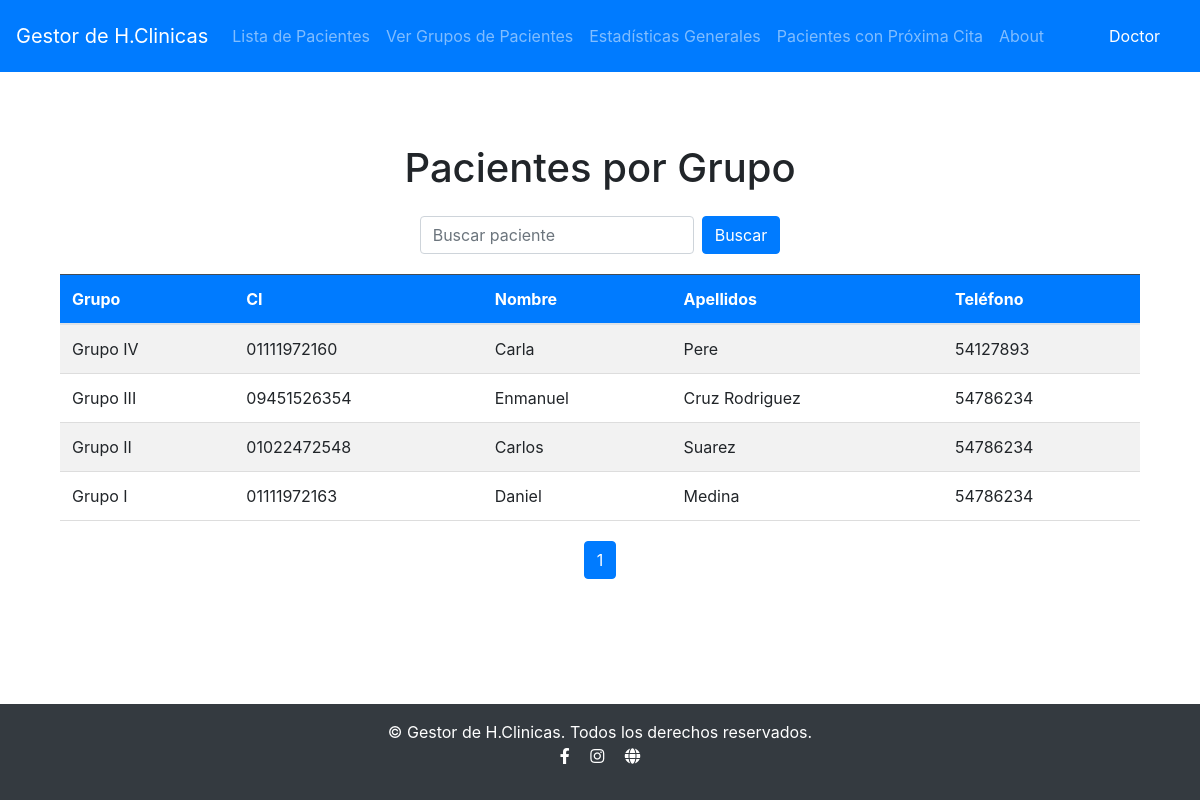
Page /grupos-pacientes/ (signed in) on the committed database.
### Historia/models.py (models this page shows, shortened)
class Grupos(models.Model):
    id = models.IntegerField(primary_key=True)
    grupo = models.CharField(max_length=255)

class Paciente(models.Model):
    ci = models.CharField(primary_key=True, max_length=11)
    nombre = models.CharField(max_length=50)
    apellidos = models.CharField(max_length=50)
    telefono = models.IntegerField(null=True)
    direccion = models.CharField(max_length=50)
    SEXO_CHOICES = (
        ('M', 'Masculino'),
        ('F', 'Femenino'),
    )
    sexo = models.CharField(max_length=1, choices=SEXO_CHOICES)
    RAZA_CHOICES = (
        ('B', 'Blanco'),
        ('N', 'Negro'),
    )
    raza = models.CharField(max_length=1, choices=RAZA_CHOICES)
    edad = models.IntegerField()

### Historia/views/grupos.py (the view)
# urls.py: path('grupos-pacientes/', grupos.grupos_pacientes, name='grupos_pacientes'),
@login_required(login_url="/")
def grupos_pacientes(request):
    pacientes = []
    search_term = request.GET.get('search', '')
    paciente_ultima_fecha_grupo = {}
    fechas_por_paciente = {}
    for fecha in Fecha.objects.all().order_by('-fecha_inicial'):
        if fecha.paciente not in fechas_por_paciente:
            fechas_por_paciente[fecha.paciente] = fecha
    for paciente, fecha in fechas_por_paciente.items():
        try:
            egeneral = fecha.egeneral
            if egeneral:
                try:
                    efaparato = egeneral.efaparato
                    if efaparato:
                        grupo = efaparato.grupos
                        paciente_ultima_fecha_grupo[paciente] = grupo.grupo
                except ObjectDoesNotExist:
                    pass
        except ObjectDoesNotExist:
            pass
    for paciente in paciente_ultima_fecha_grupo.keys():
        grupo = paciente_ultima_fecha_grupo[paciente]
        pacientes.append({
            'grupo': grupo,
            'ci': paciente.ci,
            'nombre': paciente.nombre,
            'apellidos': paciente.apellidos,
            'telefono': paciente.telefono,
        })
    if search_term:
        pacientes = [p for p in pacientes if search_term.lower() in p['nombre'].lower() or search_term.lower() in p['apellidos'].lower()]
    paginator = Paginator(pacientes, 5)  # 5 pacientes por página
    page_number = request.GET.get('page')
    paginated_patients = paginator.get_page(page_number)
    context = {
        'pacientes': paginated_patients,
        'search': search_term,  # Para mantener el valor en el formulario
    }
    return render(request, 'grupos/grupos_pacientes.html', context)

### Historia/templates/grupos/grupos_pacientes.html (shortened to what this page needs)
{% extends 'base.html' %}
{% block content %}
<div class="container-fluid">
    <h1 class="text-center my-4">Pacientes por Grupo</h1>
    <div class="d-flex justify-content-center mb-3">
        <form class="search-form d-flex" method="GET" action="{% url 'grupos_pacientes' %}">
            <input type="text" class="form-control mr-2" name="search" placeholder="Buscar paciente" value="{{ request.GET.search }}" />
            <button type="submit" class="btn btn-primary">Buscar</button>
        </form>
    </div>
    <div class="table-container">
        <table class="table table-striped fixed-table">
            <thead class="table-dark">
                <tr>
                    <th>Grupo</th>
                    <th>CI</th>
                    <th>Nombre</th>
                    <th>Apellidos</th>
                    <th>Teléfono</th>
                </tr>
            </thead>
            <tbody>
                {% for paciente in pacientes %}
                <tr>
                    <td>{{ paciente.grupo }}</td>
                    <td>{{ paciente.ci }}</td>
                    <td>{{ paciente.nombre }}</td>
                    <td>{{ paciente.apellidos }}</td>
                    <td>{{ paciente.telefono }}</td>
                </tr>
                {% empty %}
                <tr>
                    <td colspan="5" class="text-center">No hay pacientes que mostrar.</td>
                </tr>
                {% endfor %}
            </tbody>
        </table>
    </div>
    <nav aria-label="Page navigation">
        <ul class="pagination justify-content-center">
            {% for num in pacientes.paginator.page_range %}
                {% if pacientes.number == num %}
                    <li class="page-item active"><a class="page-link">{{ num }}</a></li>
                {% else %}
                    <li class="page-item"><a class="page-link" href="?page={{ num }}&search={{ request.GET.search }}">{{ num }}</a></li>
                {% endif %}
            {% endfor %}
        </ul>
    </nav>
</div>
{% endblock %}

### Historia/templates/base.html (shortened to what this page needs)
<!DOCTYPE html>
<html lang="en">
<head>
    {% load static %}
    <link rel="stylesheet" href="https://stackpath.bootstrapcdn.com/bootstrap/4.5.2/css/bootstrap.min.css" />
    <link rel="stylesheet" href="https://cdnjs.cloudflare.com/ajax/libs/font-awesome/5.15.4/css/all.min.css" />
</head>
<body>
    <nav class="navbar navbar-expand-lg navbar-dark bg-primary no-pdf">
        <a class="navbar-brand" href="{% url 'home' %}">Gestor de H.Clinicas</a>
        <div class="collapse navbar-collapse" id="navbarNav">
            <ul class="navbar-nav">
                <li class="nav-item">
                    <a class="nav-link" href="{% url 'lista_pacientes' %}">Lista de Pacientes</a>
                </li>
                <li class="nav-item">
                    <a class="nav-link" href="{% url 'grupos_pacientes' %}">Ver Grupos de Pacientes</a>
                </li>
                <li class="nav-item">
                    <a class="nav-link" href="{% url 'estadisticas_generales' %}">Estadísticas Generales</a>
                </li>
                <li class="nav-item">
                    <a class="nav-link" href="{% url 'pacientes_con_proxima_cita' %}">Pacientes con Próxima Cita</a>
                </li>
                <li class="nav-item">
                    <a class="nav-link" href="{% url 'about' %}">About</a>
                </li>
            </ul>
        </div>
        <div class="navbar">
            <div class="navbar-nav">
                <li class="nav-item">
                    <span class="nav-link text-white">{{ user.first_name }}</span>
                </li>
            </div>
        </div>
    </nav>
    <div class="container my-5 content">{% block content %} {% endblock %}</div>
    <footer class="bg-dark text-white text-center py-3">
        <div class="container">
            <p class="mb-0">© {{ year }} Gestor de H.Clinicas. Todos los derechos reservados.</p>
            <p>
                <a href="https://www.facebook.com" class="text-white mx-2" target="_blank">
                    <i class="fab fa-facebook-f"></i>
                </a>
                <a href="https://www.instagram.com" class="text-white mx-2" target="_blank">
                    <i class="fab fa-instagram"></i>
                </a>
                <a href="https://www.example.com" class="text-white mx-2" target="_blank">
                    <i class="fas fa-globe"></i>
                </a>
            </p>
        </div>
    </footer>
</body>
</html>

### Historia/templates/base.html (style rules this page uses)
html, body { height: 100%; }
body { display: flex; flex-direction: column; }
.content { flex: 1; }
.navbar-nav { position: relative; }
.nav-link { color: white; text-decoration: none; }

### Historia/templates/grupos/grupos_pacientes.html (style rules this page uses)
.table-container { margin-top: 20px; max-width: 100%; overflow-x: auto; }
.table { width: 100%; border-collapse: collapse; margin: 0; font-size: 1rem; }
.table th, .table td { padding: 12px; text-align: left; border-bottom: 1px solid #ddd; }
.table th { background-color: #007bff; color: white; position: sticky; top: 0; z-index: 1; }
.pagination { margin-top: 20px; }
.page-link { color: #007bff; }
.page-item.active .page-link { background-color: #007bff; border-color: #007bff; color: white; }

### rows in the picture
Grupos: grupo "Grupo IV"
Paciente: ci "01111972160", nombre "Carla", apellidos "Pere"
Grupos: grupo "Grupo III"
Paciente: ci "09451526354", nombre "Enmanuel", apellidos "Cruz Rodriguez"
Grupos: grupo "Grupo II"
Paciente: ci "01022472548", nombre "Carlos", apellidos "Suarez"
Grupos: grupo "Grupo I"
Paciente: ci "01111972163", nombre "Daniel", apellidos "Medina"

### other values in the picture
{{ user.first_name }} "Doctor"
{{ paciente.telefono }} "54127893" "54786234" "54786234" "54786234"
{{ num }} "1"
